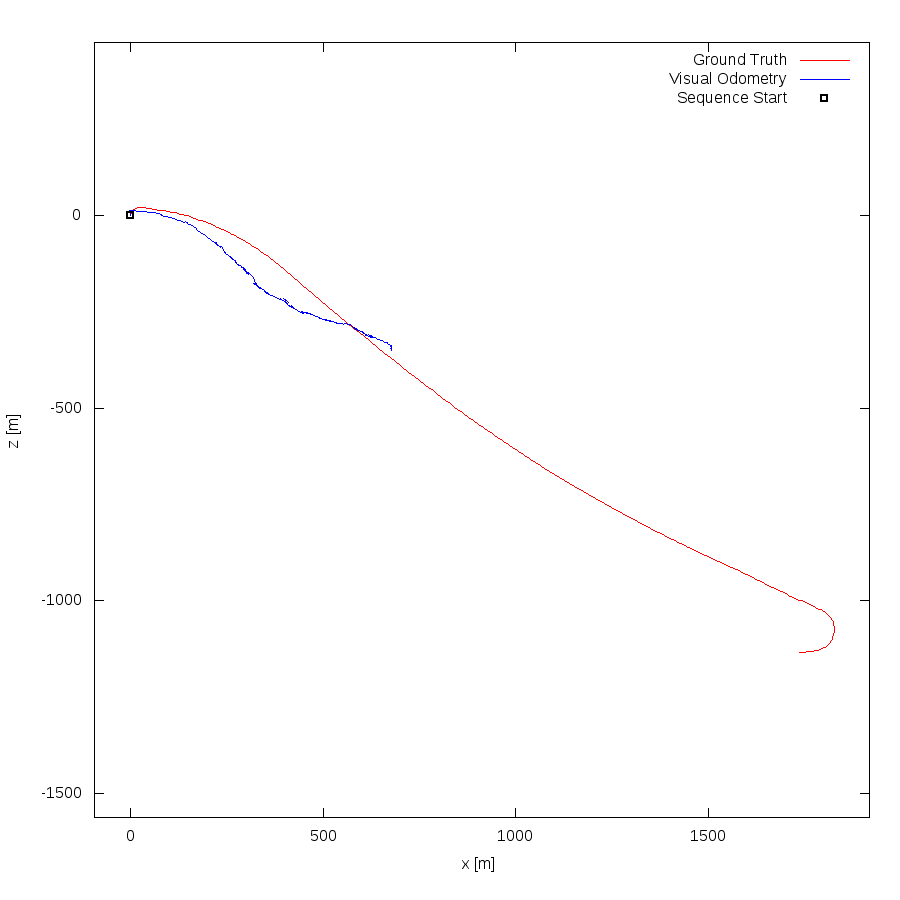

Source code (gnuplot):
set term postscript eps enhanced color
set output "01.eps"
set size ratio -1
set xrange [-94:1919]
set yrange [-1563:450]
set xlabel "x [m]"
set ylabel "z [m]"
plot "01.txt" using 1:2 lc rgb "#FF0000" title 'Ground Truth' w lines,"01.txt" using 3:4 lc rgb "#0000FF" title 'Visual Odometry' w lines,"< head -1 01.txt" using 1:2 lc rgb "#000000" pt 4 ps 1 lw 2 title 'Sequence Start' w points
